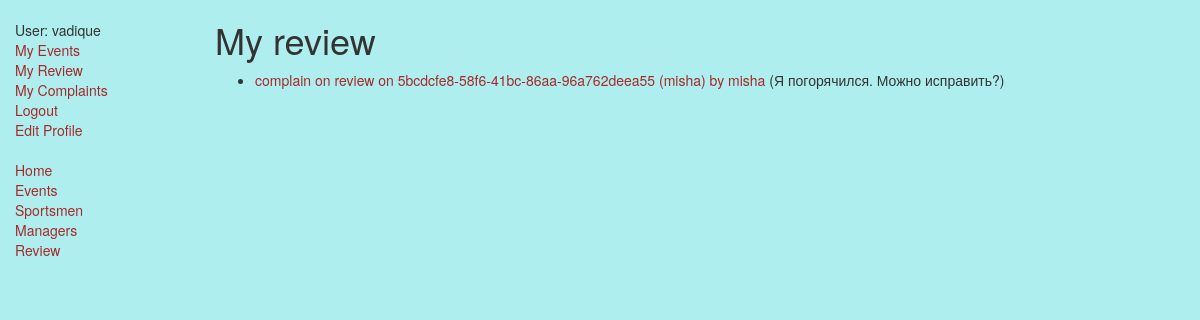
Screenshot of /sport_catalog/myComplaints/ (signed in) with the database file from the repository.
### sport_catalog/models.py (models this page shows, shortened)
class Complaint(models.Model):
    moderator =  models.ForeignKey(SportUser, on_delete=models.SET_NULL, null=True, blank=True)
    review =  models.ForeignKey(Review, on_delete=models.SET_NULL, null=True, blank=True)
    status =  models.ForeignKey(ProcessingStatus, on_delete=models.SET_NULL, null=True, blank=True)
    comment = models.TextField(max_length=500, help_text="Enter complaint comment")
    def __str__(self):
        return "complain on %s" % (self.review)

class Review(models.Model):
    reciever =  models.ForeignKey(SportUser,on_delete=models.CASCADE, related_name="rcv")
    sender =  models.ForeignKey(SportUser,on_delete=models.CASCADE, related_name="snd")
    mark = models.IntegerField()
    comment = models.TextField(max_length=500, help_text="Enter review comment")
    reply = models.TextField(max_length=500, help_text="Enter review comment`s reply")
    isActive = models.BooleanField()
    event =  models.ForeignKey(Event, on_delete=models.SET_NULL, null=True, blank=True)
    def __str__(self):
        return "review on  %s by %s" % (self.event, self.reciever)

class Event(models.Model):
    id = models.UUIDField(primary_key=True, default=uuid.uuid4, help_text="Unique ID of event")
    sport_type =  models.ForeignKey(SportType, on_delete=models.SET_NULL, null=True, blank=True)
    manager =  models.ForeignKey(User, on_delete=models.SET_NULL, null=True, blank=True)
    date= models.DateField(null=True, blank=True)
    time= models.TimeField(null=True, blank=True)
    address = models.CharField(max_length=50, help_text="Enter address")
    comment = models.TextField(max_length=500, help_text="Enter comment")
    isClosed = models.BooleanField()
    def __str__(self):
        return '%s (%s)' % (self.id,self.manager)

class SportUser(models.Model):
    user = models.OneToOneField(User, on_delete=models.CASCADE)
    first_name = models.CharField(max_length=100, help_text = "enter first name" )
    last_name = models.CharField(max_length=100, help_text = "enter last name" )
    isSportsMen = models.BooleanField()
    isManager = models.BooleanField()
    def __str__(self):
        return self.user.get_username()

### sport_catalog/views.py (the view)
class ComplaintsByUserListView(LoginRequiredMixin, generic.ListView):
    model = Complaint
    template_name ='sport_catalog/complaint_list_by_user.html'
    paginate_by = 10
    def get_queryset(self):
        print("+++++++++++++++++++++++++++++++++++++")
        su = SportUser.objects.filter(user= self.request.user)[0]
        print(su)
        print("+++++++++++++++++++++++++++++++++++++")
        hu = Review.objects.filter(sender = su)
        print(hu)
        print("+++++++++++++++++++++++++++++++++++++")
        return Complaint.objects.filter(review = hu[0])

### sport_catalog/templates/sport_catalog/complaint_list_by_user.html
{% extends "base_generic.html" %}
{% block content %}
    <h1>My review</h1>
    {% if complaint_list %}
    <ul>
      {% for complaint in complaint_list %}
      <li>
        <a href="{% url 'complaint-detail' complaint.pk %}">{{complaint}}</a> ({{ complaint.comment }})
      </li>
      {% endfor %}
    </ul>
    {% else %}
      <p>There are no complaints of {{ user.get_username }}</p>
    {% endif %}
{% endblock %}

### sport_catalog/templates/base_generic.html (shortened to what this page needs)
<!doctype html>
<html lang="en">
  <head>
    <link
      rel="stylesheet"
      href="https://maxcdn.bootstrapcdn.com/bootstrap/3.3.7/css/bootstrap.min.css" />
    {% load static %}
    <link rel="stylesheet" href="{% static 'css/styles.css' %}" />
  </head>
  <body>
    <div class="container-fluid">
      <div class="row">
        <div class="col-sm-2">
          {% block sidebar %}
          <ul class="sidebar-nav ">
            {% if user.is_authenticated %}
            <li class="nav-item nav-link">User: {{ user.get_username }}</li>
            <li><a href="{% url 'my-events'%}">My Events</a></li>
            <li><a href="{% url 'my-reviews'%}">My Review</a></li>
            <li><a href="{% url 'my-complaints'%}">My Complaints</a></li>
            <li><a href="{% url 'logout' %}">Logout</a></li>
            {% else %}
            <li><a href="{% url 'login' %}">Login</a>/<a href="{% url 'register' %}">SignIn</a></li>
            {% endif %}
            <li><a href="{% url 'edit' %}">Edit Profile</a></li>
      </ul>
            <ul class="sidebar-nav ">
              <li><a href="{% url 'index' %}">Home</a></li>
              <li><a href="{% url 'all_events' %}">Events</a></li>
              <li><a href="{% url 'all_sportsmen' %}">Sportsmen</a></li>
              <li><a href="{% url 'all_managers' %}">Managers</a></li>
              <li><a href="{% url 'all_reviews' %}">Review</a></li>
            </ul>
          {% endblock %}
        </div>
        <div class="col-sm-10 ">{% block content %}{% endblock %}</div>
      </div>
    </div>
  </body>
</html>

### static/css/styles.css (style rules this page uses)
body { background-color: paleturquoise; }
a { color:brown; }
.sidebar-nav { margin-top: 20px; padding: 0; list-style: none; }

### rows the page displays
Complaint: review.user_id "complain on review on 5bcdcfe8-58f6-41bc-86aa-96a762deea55 (misha) by misha", comment "Я погорячился. Можно исправить?"

### other values shown
{{ user.get_username }} "vadique"
